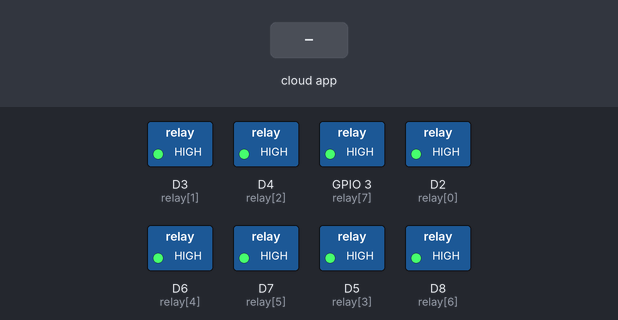
A sketch run on a simulated ESP8266 (NodeMCU). Parts: switched loads named in the sketch (green lamp = pin HIGH). Inputs (shaded band) come from the test bench. WiFi joins after 1.5 s; servers stay silent unless stated; the Firebase database answers and starts empty; what the sketch prints to the serial monitor is not drawn.

Above: at 2.7 s.
2.8 s: the phone or cloud app sets LED0_7 to 1
At 3.9 s:
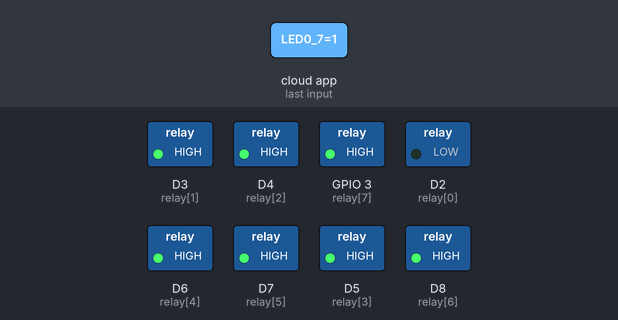
4.3 s: the phone or cloud app sets LED0_7 to 0
At 5.1 s:
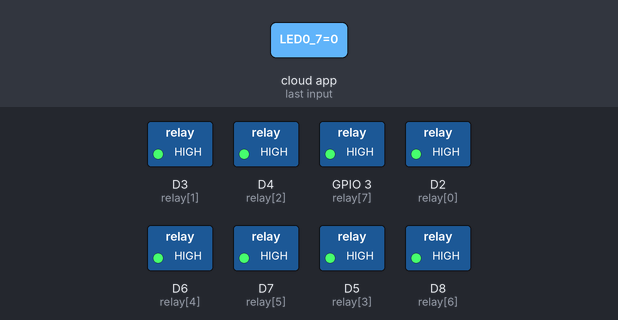
Timing chart, 0 to 7.3 s (numbered marks = the images above; inputs shaded):
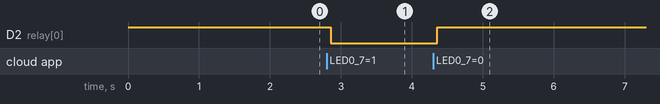

The sketch:

wemosD1_ch16_1.ino
```cpp
#if defined(ESP32)
#include <WiFi.h>
#elif defined(ESP8266)
#include <ESP8266WiFi.h>
#endif
#include <Firebase_ESP_Client.h>

#include "addons/TokenHelper.h"
#include "addons/RTDBHelper.h"

#define WIFI_SSID "AndroidHotspot5782"
#define WIFI_PASSWORD "123456780"

#define API_KEY "AIzaSyC6i4-cibiWIss4e6arom0gkyE5SCHjnpk"

#define USER_EMAIL "yoou201@gmail.com"
#define USER_PASSWORD "firebase123"

#define DATABASE_URL "https://devcon043-default-rtdb.firebaseio.com/" //<databaseName>.firebaseio.com or <databaseName>.<region>.firebasedatabase.app

#define DATABASE_SECRET "DATABASE_SECRET"

FirebaseData fbdo;

FirebaseAuth auth;

FirebaseConfig config;

unsigned long dataMillis = 0;

int count = 0;
int relay[] = {D2,D3,D4,D5,D6,D7,D8,D9};
void setup()
{

    Serial.begin(115200);

    for(int i = 0; i < 8; i++){
    pinMode(relay[i], OUTPUT);
    digitalWrite(relay[i], HIGH);
  }

    WiFi.begin(WIFI_SSID, WIFI_PASSWORD);
    Serial.print("Connecting to Wi-Fi");
    while (WiFi.status() != WL_CONNECTED)
    {
        Serial.print(".");
        delay(300);
    }
    Serial.println();
    Serial.print("Connected with IP: ");
    Serial.println(WiFi.localIP());
    Serial.println();

    Serial.printf("Firebase Client v%s\n\n", FIREBASE_CLIENT_VERSION);

    config.api_key = API_KEY;

    auth.user.email = USER_EMAIL;
    auth.user.password = USER_PASSWORD;

    config.database_url = DATABASE_URL;

    Firebase.reconnectWiFi(true);
    fbdo.setResponseSize(12288);

    String base_path = "/UsersData/";

    config.token_status_callback = tokenStatusCallback; //see addons/TokenHelper.h

    config.max_token_generation_retry = 5;

    Firebase.begin(&config, &auth);

}

void loop()
{
    String get_Led;// "00100100"
    String Led_path = "/LED/LED0_7/";

    Firebase.RTDB.getString(&fbdo, Led_path.c_str(),&get_Led);

    for(int i=0; i<8; i++) {
      if (get_Led[i] == '0'){
          digitalWrite(relay[i],HIGH);
        }
      else if (get_Led[i] == '1'){
          digitalWrite(relay[i],LOW);
        }
    }


}
```

Measured:
- after the input at 2.8 s, D2 (relay[0]): HIGH → LOW after 0.05 s
- after the input at 4.3 s, D2 (relay[0]): LOW → HIGH after 0.06 s
